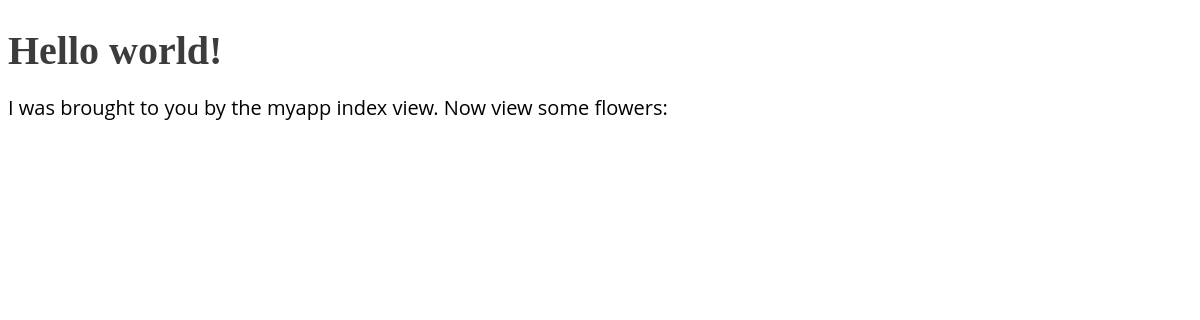
The app's page /, older data.
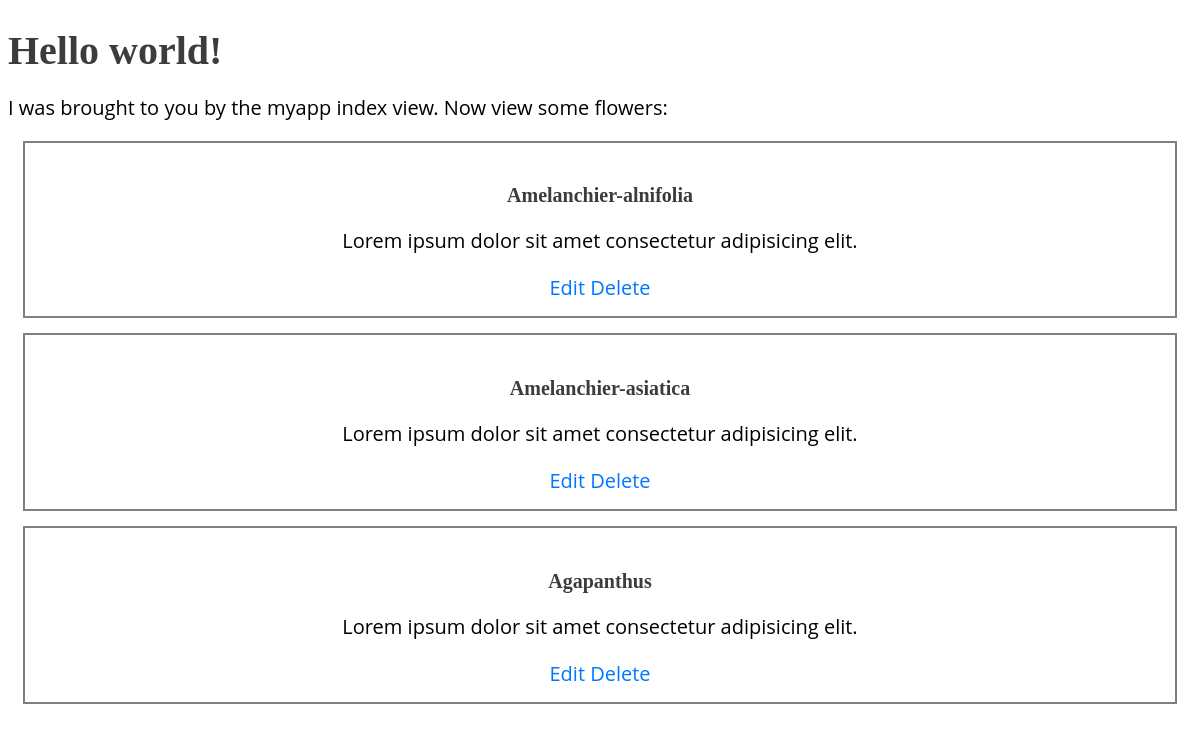
The same page, newer data.
### myapp/models.py (models this page shows, shortened)
class Flower(models.Model):
    title = models.CharField(max_length=255, default='')
    description = models.TextField(default='')
    slug = models.SlugField(blank=True, default='')

### myapp/views.py (the view)
# urls.py: path('', myapp_views.index, name='index'),
def index(request):
    flowers = Flower.objects.all()
    return render(request, "myapp/index.html", {'flowers': flowers})

### myapp/templates/myapp/index.html
{% extends 'base/base.html' %} {% block content %}
<h1>Hello world!</h1>
<p>I was brought to you by the myapp index view. Now view some flowers:</p>
{% for flower in flowers %}
<div class="url-card" onclick="location=`{% url 'detail' flower.slug %}`">
  <h4 class="card-tile">{{ flower.title }}</h4>
  <p class="card-text">{{ flower.description | truncatechars:100 }}</p>
  <a href="/admin/myapp/flower/{{ flower.id }}/change/" class="card-link"
    >Edit</a
  >
  <a href="/admin/myapp/flower/{{ flower.id }}/delete/" class="card-link"
    >Delete</a
  >
</div>
{% endfor %} {% endblock %}

### base/templates/base/base.html (shortened to what this page needs)
{% load static %}
<!DOCTYPE html>
<html lang="en">
  <head>
    <link rel="stylesheet" href="{% static 'base/css/site.css' %}" />
  </head>
  <body>
    <div id="content">{% block content %} {% endblock %}</div>
  </body>
</html>

### base/static/base/css/site.css (style rules this page uses)
h1, h2, h3, h4, h5, h6 { color: rgb(60, 60, 60); margin-bottom: 5px; font-family: Montserrat; }
body { font-family: "Open Sans"; font-size: 20px; }
.url-card { text-align: center; border: 2px grey solid; padding: 15px; margin: 15px; cursor: pointer; }
a { color: rgb(0, 119, 255); text-decoration: none; }

Row changes from the older to the newer data that the page shows:
added Flower: title "Amelanchier-alnifolia", description "Lorem ipsum dolor sit amet consectetur adipisicing elit."
added Flower: title "Amelanchier-asiatica", description "Lorem ipsum dolor sit amet consectetur adipisicing elit."
added Flower: title "Agapanthus", description "Lorem ipsum dolor sit amet consectetur adipisicing elit."
